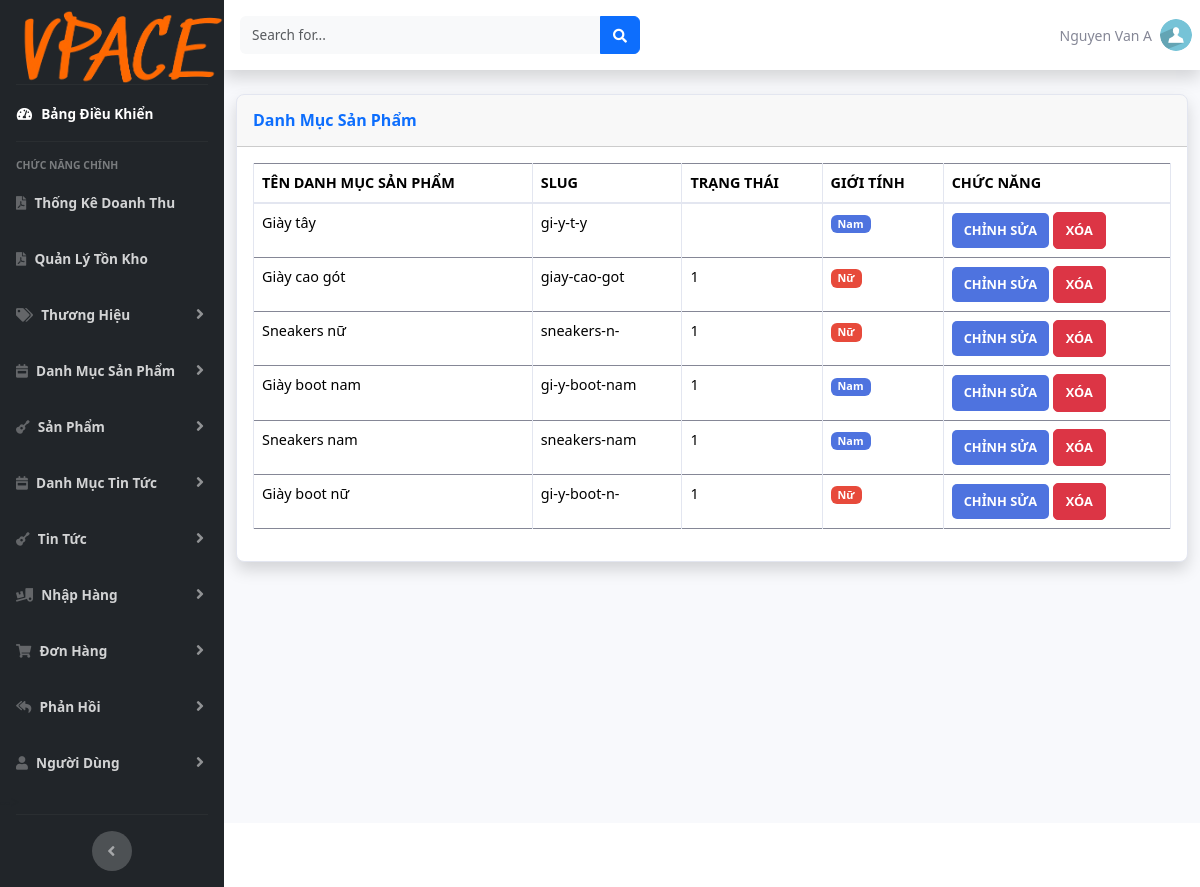
/admincp/listcate.php (signed in), run on the app's committed database.
### tables this page shows
CREATE TABLE `category` (
  `id` int(11) NOT NULL,
  `name` varchar(100) NOT NULL,
  `slug` varchar(255) NOT NULL,
  `status` varchar(50) DEFAULT NULL,
  `gender_id` int(11) DEFAULT NULL
);

### admincp/listcate.php (the view, shortened to what this page needs)
<?php
require('./modules/header.php');
?>
<div>
  <div class="card shadow mb-4">
    <div class="card-header py-3">
      <h6 class="m-0 font-weight-bold text-primary">Danh Mục Sản Phẩm</h6>
    </div>
    <div class="card-body">
      <div class="table-responsive">
        <table class="table table-bordered" id="dataTable" width="100%" cellspacing="0">
          <thead>
            <tr>
              <th>Tên Danh Mục Sản Phẩm</th>
              <th>Slug</th>
              <th>Trạng Thái</th>
              <th>Giới Tính</th>
              <th>Chức Năng</th>
            </tr>
          </thead>
          <tbody>
            <?php
            require("./db/connect.php");
            $sql_str = "
              SELECT c.id, c.name, c.slug, c.status, c.gender_id, g.gt AS gender_name
              FROM category c
              LEFT JOIN gender g ON c.gender_id = g.id
              ORDER BY c.id
            ";
            $result = mysqli_query($conn, $sql_str);
            while ($row = mysqli_fetch_assoc($result)) {
              $genderLabel = $row['gender_name'] ?: '-';
              ?>
              <tr>
                <td><?= htmlspecialchars($row['name']) ?></td>
                <td><?= htmlspecialchars($row['slug']) ?></td>
                <td><?= htmlspecialchars($row['status']) ?></td>
                <td>
                  <?php if ($genderLabel === 'Nam'): ?>
                    <span class="badge badge-primary">Nam</span>
                  <?php elseif ($genderLabel === 'Nữ'): ?>
                    <span class="badge badge-danger">Nữ</span>
                  <?php else: ?>
                    <span class="badge badge-secondary">-</span>
                  <?php endif; ?>
                </td>
                <td>
                  <a class="btn btn-primary btn-sm" href="editcate.php?id=<?= (int)$row['id'] ?>">Chỉnh Sửa</a>
                  <a class="btn btn-danger btn-sm"
                     href="deletecate.php?id=<?= (int)$row['id'] ?>"
                     onclick="return confirm('Bạn chắc chắn muốn xóa mục này?');">Xóa</a>
                </td>
              </tr>
              <?php
            }
            ?>
          </tbody>
        </table>
      </div>
    </div>
  </div>
</div>
<?php
require('./modules/footer.php');
?>

### admincp/assets/css/style3.css (style rules this page uses)
.card { border-radius: 8px; border: 1px solid #e3e6f0; box-shadow: 0 4px 6px rgba(0, 0, 0, 0.1); background-color: #fff; overflow: hidden; }
table thead { background-color: #f8f9fc; border-bottom: 2px solid #e3e6f0; }
table thead th { text-transform: uppercase; font-weight: bold; font-size: 0.9rem; color: #4e73df; border: none; padding: 12px; }
table tbody tr { transition: all 0.2s ease-in-out; }
table tbody td { padding: 12px; border: 1px solid #e3e6f0; font-size: 0.9rem; color: #5a5c69; }
span { display: inline-block; font-weight: bold; text-transform: capitalize; font-size: 0.85rem; text-align: center; }
a.btn { text-transform: uppercase; font-size: 0.8rem; font-weight: bold; border-radius: 5px; padding: 8px 12px; color: #fff; text-decoration: none; }
a.btn-primary { background-color: #4e73df; border: none; }

### data on the page
category: name "Giày tây", slug "gi-y-t-y", shows "Nam"
category: name "Giày cao gót", slug "giay-cao-got", status "1", shows "Nữ"
category: name "Sneakers nữ", slug "sneakers-n-", status "1", shows "Nữ"
category: name "Giày boot nam", slug "gi-y-boot-nam", status "1", shows "Nam"
category: name "Sneakers nam", slug "sneakers-nam", status "1", shows "Nam"
category: name "Giày boot nữ", slug "gi-y-boot-n-", status "1", shows "Nữ"

### other printed values
$admin['name'] "Nguyen Van A"
